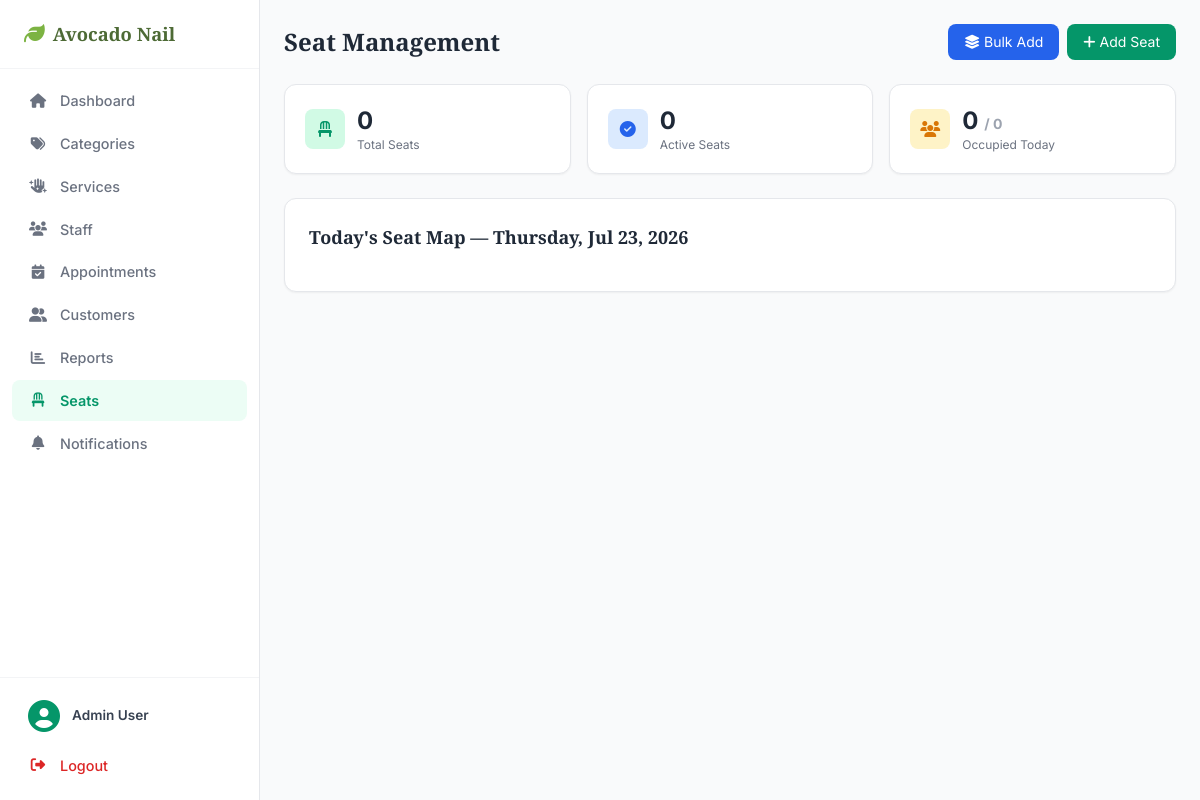
Page /admin/seats.php (signed in) on the earlier database version.
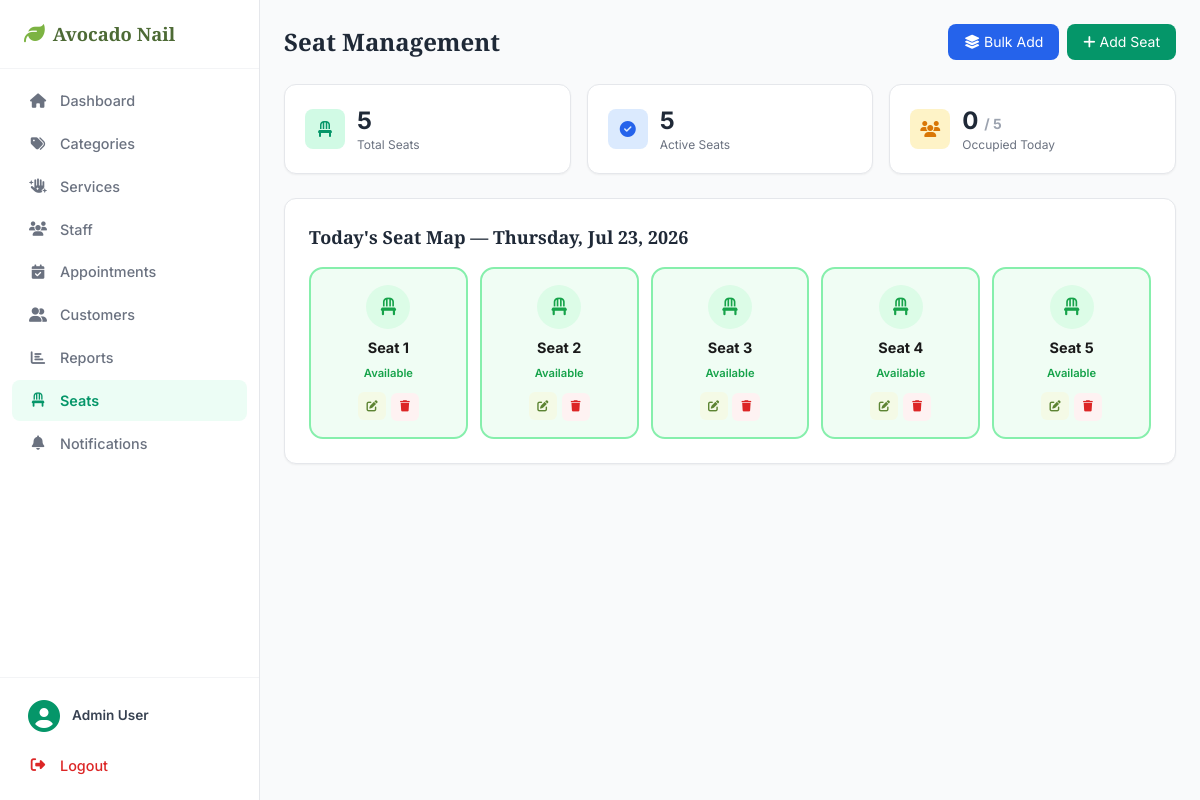
Same page on the later database version.
### tables this page shows
CREATE TABLE seats (
    id INT AUTO_INCREMENT PRIMARY KEY,
    seat_number INT NOT NULL UNIQUE,
    label VARCHAR(50) DEFAULT NULL,
    status ENUM('active', 'maintenance') DEFAULT 'active',
    created_at TIMESTAMP DEFAULT CURRENT_TIMESTAMP,
    updated_at TIMESTAMP DEFAULT CURRENT_TIMESTAMP ON UPDATE CURRENT_TIMESTAMP
);

### includes/session.php (called while the page is built, shortened)
<?php
function isAdmin() {
    return isset($_SESSION['role']) && $_SESSION['role'] === 'admin';
}

### admin/seats.php (the view, shortened to what this page needs)
<?php
require_once '../config/database.php';
require_once '../includes/session.php';
$seats = $pdo->query("SELECT * FROM seats ORDER BY seat_number ASC")->fetchAll();
$today = date('Y-m-d');
$seat_usage = $pdo->prepare("
    SELECT s.id, s.seat_number, s.label, s.status,
           a.id as apt_id, a.appointment_time, a.end_time, a.status as apt_status,
           u.full_name as customer_name, sv.name as service_name
    FROM seats s
    LEFT JOIN appointments a ON a.seat_id = s.id AND a.appointment_date = ? AND a.status NOT IN ('cancelled')
    LEFT JOIN users u ON a.customer_id = u.id
    LEFT JOIN services sv ON a.service_id = sv.id
    ORDER BY s.seat_number ASC
");
$seat_usage->execute([$today]);
$seat_map = $seat_usage->fetchAll();
$total_seats = count($seats);
$active_seats = count(array_filter($seats, fn($s) => $s['status'] === 'active'));
$occupied = count(array_filter($seat_map, fn($s) => !empty($s['apt_id'])));
require_once '../includes/header.php';
?>
<div class="space-y-6">
    <div class="flex flex-col sm:flex-row justify-between items-start sm:items-center gap-3">
        <h1 class="text-2xl font-bold text-gray-800">Seat Management</h1>
        <div class="flex gap-2 w-full sm:w-auto">
            <button onclick="openModal('bulkModal')" class="bg-blue-600 hover:bg-blue-700 text-white px-4 py-2 rounded-lg text-sm flex-1 sm:flex-none text-center">
                <i class="fas fa-layer-group mr-1"></i>Bulk Add
            </button>
            <button onclick="openModal('addModal')" class="bg-emerald-600 hover:bg-emerald-700 text-white px-4 py-2 rounded-lg text-sm flex-1 sm:flex-none text-center">
                <i class="fas fa-plus mr-1"></i>Add Seat
            </button>
        </div>
    </div>
    <div class="grid grid-cols-1 sm:grid-cols-3 gap-4">
        <div class="bg-white rounded-xl shadow-sm border p-5">
            <div class="flex items-center gap-3">
                <div class="w-10 h-10 bg-emerald-100 rounded-lg flex items-center justify-center"><i class="fas fa-chair text-emerald-600"></i></div>
                <div>
                    <p class="text-2xl font-bold text-gray-800"><?php echo $total_seats; ?></p>
                    <p class="text-xs text-gray-500">Total Seats</p>
                </div>
            </div>
        </div>
        <div class="bg-white rounded-xl shadow-sm border p-5">
            <div class="flex items-center gap-3">
                <div class="w-10 h-10 bg-blue-100 rounded-lg flex items-center justify-center"><i class="fas fa-check-circle text-blue-600"></i></div>
                <div>
                    <p class="text-2xl font-bold text-gray-800"><?php echo $active_seats; ?></p>
                    <p class="text-xs text-gray-500">Active Seats</p>
                </div>
            </div>
        </div>
        <div class="bg-white rounded-xl shadow-sm border p-5">
            <div class="flex items-center gap-3">
                <div class="w-10 h-10 bg-amber-100 rounded-lg flex items-center justify-center"><i class="fas fa-users text-amber-600"></i></div>
                <div>
                    <p class="text-2xl font-bold text-gray-800"><?php echo $occupied; ?> <span class="text-sm text-gray-400">/ <?php echo $active_seats; ?></span></p>
                    <p class="text-xs text-gray-500">Occupied Today</p>
                </div>
            </div>
        </div>
    </div>
    <div class="bg-white rounded-xl shadow-sm border p-6">
        <h2 class="text-lg font-semibold text-gray-800 mb-4">Today's Seat Map — <?php echo date('l, M d, Y', strtotime($today)); ?></h2>
        <div class="grid grid-cols-2 sm:grid-cols-3 md:grid-cols-4 lg:grid-cols-5 gap-3">
            <?php foreach ($seat_map as $sm): ?>
            <div style="border:2px solid <?php echo $sm['status'] === 'maintenance' ? '#fca5a5' : (!empty($sm['apt_id']) ? '#fbbf24' : '#86efac'); ?>;border-radius:14px;padding:1rem;text-align:center;transition:all 0.3s;background:<?php echo $sm['status'] === 'maintenance' ? '#fef2f2' : (!empty($sm['apt_id']) ? '#fffbeb' : '#f0fdf4'); ?>;">
                <div style="width:44px;height:44px;border-radius:50%;margin:0 auto 0.5rem;display:flex;align-items:center;justify-content:center;background:<?php echo $sm['status'] === 'maintenance' ? '#fee2e2' : (!empty($sm['apt_id']) ? '#fef3c7' : '#dcfce7'); ?>;">
                    <i class="fas fa-<?php echo $sm['status'] === 'maintenance' ? 'wrench' : (!empty($sm['apt_id']) ? 'user' : 'chair'); ?>" style="color:<?php echo $sm['status'] === 'maintenance' ? '#dc2626' : (!empty($sm['apt_id']) ? '#d97706' : '#16a34a'); ?>;font-size:1.1rem;"></i>
                </div>
                <p style="font-weight:700;color:var(--dark);margin:0;font-size:0.9rem;"><?php echo htmlspecialchars($sm['label'] ?: 'Seat ' . $sm['seat_number']); ?></p>
                <?php if ($sm['status'] === 'maintenance'): ?>
                    <span style="font-size:0.7rem;color:#dc2626;font-weight:600;">Maintenance</span>
                <?php else: ?>
                    <span style="font-size:0.7rem;color:#16a34a;font-weight:600;">Available</span>
                <?php endif; ?>
                <div style="margin-top:0.6rem;display:flex;justify-content:center;gap:0.3rem;">
                    <button onclick='editSeat(<?php echo json_encode(["id"=>$sm["id"],"seat_number"=>$sm["seat_number"],"label"=>$sm["label"],"status"=>$sm["status"]]); ?>)' title="Edit" style="width:28px;height:28px;border-radius:6px;border:none;background:var(--avocado-50);color:var(--avocado-600);cursor:pointer;font-size:0.7rem;"><i class="fas fa-edit"></i></button>
                    <form method="POST" class="inline" onsubmit="return confirm('Delete this seat?')">
                        <button type="submit" title="Delete" style="width:28px;height:28px;border-radius:6px;border:none;background:#fef2f2;color:#dc2626;cursor:pointer;font-size:0.7rem;"><i class="fas fa-trash"></i></button>
                    </form>
                </div>
            </div>
            <?php endforeach; ?>
        </div>
    </div>
</div>
<?php require_once '../includes/footer.php'; ?>

### includes/header.php (shortened to what this page needs)
<!DOCTYPE html>
<html lang="en">
<head>
    <script src="https://cdn.tailwindcss.com"></script>
    <link rel="stylesheet" href="https://cdnjs.cloudflare.com/ajax/libs/font-awesome/6.5.1/css/all.min.css">
    <link rel="stylesheet" href="/nail/assets/css/style.css">
</head>
<body>
<?php if (isAdmin()): ?>
    <?php $currentPage = basename($_SERVER['PHP_SELF']); ?>
    <aside class="admin-sidebar" id="adminSidebar">
        <div class="admin-sidebar-brand">
            <a href="/nail/admin/dashboard.php">
                <i class="fas fa-leaf" style="color:#7cb342;font-size:1.3rem"></i>
                <span style="font-family:'Playfair Display',serif;font-weight:700;font-size:1.15rem;color:#4d6a35">Avocado Nail</span>
            </a>
        </div>
        <nav class="admin-sidebar-nav">
            <a href="/nail/admin/dashboard.php" class="admin-sidebar-link <?php echo $currentPage==='dashboard.php'?'active':''; ?>"><i class="fas fa-home"></i><span>Dashboard</span></a>
            <a href="/nail/admin/categories.php" class="admin-sidebar-link <?php echo $currentPage==='categories.php'?'active':''; ?>"><i class="fas fa-tags"></i><span>Categories</span></a>
            <a href="/nail/admin/services.php" class="admin-sidebar-link <?php echo $currentPage==='services.php'?'active':''; ?>"><i class="fas fa-hand-sparkles"></i><span>Services</span></a>
            <a href="/nail/admin/staff.php" class="admin-sidebar-link <?php echo $currentPage==='staff.php'?'active':''; ?>"><i class="fas fa-users"></i><span>Staff</span></a>
            <a href="/nail/admin/appointments.php" class="admin-sidebar-link <?php echo $currentPage==='appointments.php'?'active':''; ?>"><i class="fas fa-calendar-check"></i><span>Appointments</span></a>
            <a href="/nail/admin/customers.php" class="admin-sidebar-link <?php echo $currentPage==='customers.php'?'active':''; ?>"><i class="fas fa-user-friends"></i><span>Customers</span></a>
            <a href="/nail/admin/reports.php" class="admin-sidebar-link <?php echo $currentPage==='reports.php'?'active':''; ?>"><i class="fas fa-chart-bar"></i><span>Reports</span></a>
            <a href="/nail/admin/seats.php" class="admin-sidebar-link <?php echo $currentPage==='seats.php'?'active':''; ?>"><i class="fas fa-chair"></i><span>Seats</span></a>
            <a href="javascript:void(0)" onclick="toggleNotifDropdown('adminNotifDropdown')" class="admin-sidebar-link <?php echo $currentPage==='notifications.php'?'active':''; ?>" data-notif-bell><i class="fas fa-bell"></i><span>Notifications</span></a>
        </nav>
        <div class="admin-sidebar-footer">
            <div class="admin-sidebar-user">
                <?php if(!empty($_SESSION['image'])): ?>
                    <img src="/nail/assets/images/<?php echo htmlspecialchars($_SESSION['image']); ?>" class="admin-sidebar-avatar">
                <?php else: ?>
                    <i class="fas fa-user-circle admin-sidebar-avatar-icon"></i>
                <?php endif; ?>
                <span class="admin-sidebar-username"><?php echo htmlspecialchars($_SESSION['full_name'] ?? 'Admin'); ?></span>
            </div>
            <a href="/nail/auth/logout.php" class="admin-sidebar-link admin-sidebar-logout"><i class="fas fa-sign-out-alt"></i><span>Logout</span></a>
        </div>
    </aside>
    <main class="admin-content">
<?php endif; ?>

### includes/footer.php (shortened to what this page needs)
</main>
</body>
</html>

### assets/css/style.css (style rules this page uses)
:root { --avocado-900: #2d3a1f; --avocado-800: #3d4f2a; --avocado-700: #4d6a35; --avocado-600: #5d8433; --avocado-500: #7cb342; --avocado-400: #9bc75a; --avocado-300: #b8d97a; --avocado-200: #d4eaa0; --avocado-100: #e8f5c8; --avocado-50: #f4fae6; --cream: #fff8f0; --dark: #1a1a1a; --text: #2d2d2d; --text-light: #6b6b6b; }
* { margin: 0; padding: 0; box-sizing: border-box; }
html { scroll-behavior: smooth; }
body { font-family: 'Inter', sans-serif; color: var(--text); background: var(--cream); overflow-x: hidden; }
h1, h2, h3, h4, h5, h6 { font-family: 'Playfair Display', serif; }
.admin-sidebar { position: fixed; left: 0; top: 0; bottom: 0; width: 260px; background: #fff; border-right: 1px solid #e5e7eb; z-index: 90; display: flex; flex-direction: column; transition: transform .3s ease; }
.admin-sidebar-brand { padding: 1.25rem 1.5rem; border-bottom: 1px solid #f3f4f6; }
.admin-sidebar-brand a { display: flex; align-items: center; gap: .5rem; text-decoration: none; }
.admin-sidebar-nav { flex: 1; overflow-y: auto; padding: .75rem; }
.admin-sidebar-link { display: flex; align-items: center; gap: .75rem; padding: .6rem 1rem; border-radius: 8px; color: #6b7280; text-decoration: none; font-size: .9rem; font-weight: 500; transition: all .2s; margin-bottom: 2px; }
.admin-sidebar-link.active { background: #ecfdf5; color: #059669; font-weight: 600; }
.admin-sidebar-link i { width: 20px; text-align: center; }
.admin-sidebar-footer { padding: .75rem; border-top: 1px solid #f3f4f6; }
.admin-sidebar-user { display: flex; align-items: center; gap: .75rem; padding: .6rem 1rem; margin-bottom: .25rem; }
.admin-sidebar-avatar-icon { font-size: 2rem; color: #059669; }
.admin-sidebar-username { font-size: .85rem; font-weight: 600; color: #374151; overflow: hidden; text-overflow: ellipsis; white-space: nowrap; }
.admin-sidebar-logout { color: #dc2626 !important; }
.admin-sidebar-nav { position: relative; }
.admin-content { margin-left: 260px; padding: 1.5rem; min-height: 100vh; background: #f9fafb; }

Differences in the rows shown:
added seats: label "Seat 1", status "Available"
added seats: label "Seat 2", status "Available"
added seats: label "Seat 3", status "Available"
added seats: label "Seat 4", status "Available"
added seats: label "Seat 5", status "Available"
Other differences:
$total_seats: "0" → "5"
$active_seats: "0" → "5"
